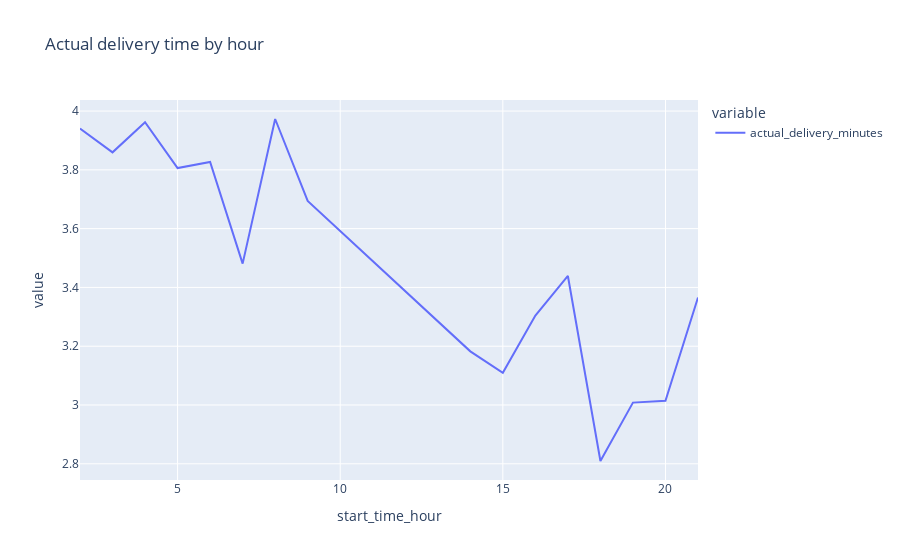

This figure's notebook cell:
### Code cell
px.line(merged_data.groupby("start_time_hour")["actual_delivery_minutes"].mean(), title="Actual delivery time by hour")

### Figure 1 — Plotly figure (JSON) as saved in the notebook; plotly's stock layout.template omitted (floating-point values rounded to 4 significant figures)
{"data": [{"hovertemplate": "variable=actual_delivery_minutes<br>start_time_hour=%{x}<br>value=%{y}<extra></extra>", "legendgroup": "actual_delivery_minutes", "line": {"color": "#636efa", "dash": "solid"}, "marker": {"symbol": "circle"}, "mode": "lines", "name": "actual_delivery_minutes", "orientation": "v", "showlegend": true, "type": "scatter", "x": [2, 3, 4, 5, 6, 7, 8, 9, 14, 15, 16, 17, 18, 19, 20, 21], "xaxis": "x", "y": [3.941, 3.86, 3.962, 3.806, 3.827, 3.481, 3.973, 3.694, 3.183, 3.11, 3.304, 3.439, 2.81, 3.008, 3.014, 3.366], "yaxis": "y"}], "layout": {"legend": {"title": {"text": "variable"}, "tracegroupgap": 0}, "title": {"text": "Actual delivery time by hour"}, "xaxis": {"anchor": "y", "domain": [0, 1], "title": {"text": "start_time_hour"}}, "yaxis": {"anchor": "x", "domain": [0, 1], "title": {"text": "value"}}}}
